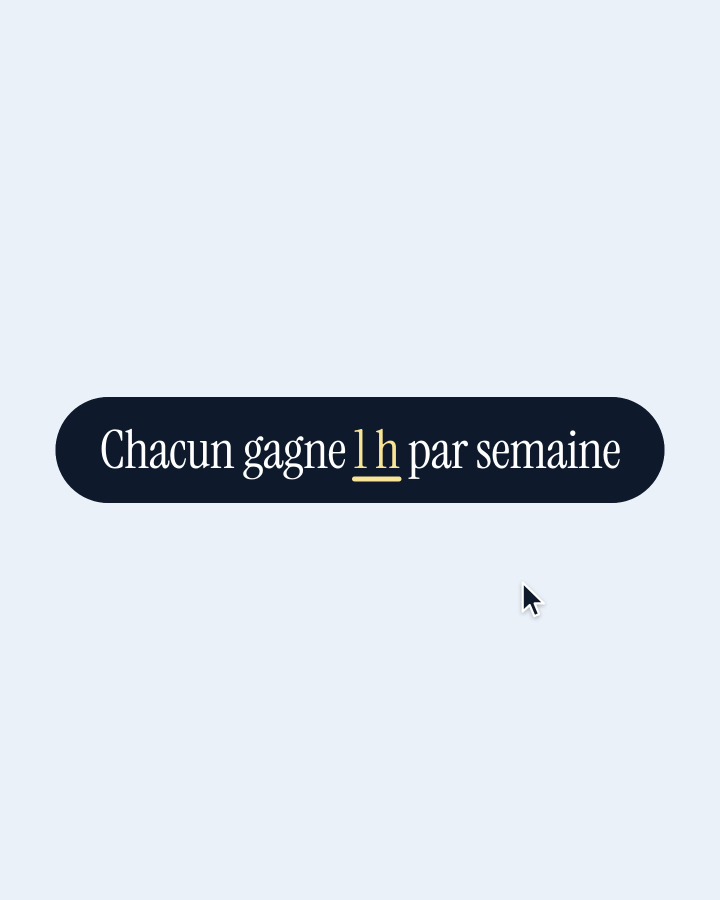
#> input picture films/etapes/2026-10-15_film-dirigeants_image-1-ouverture.jpg, 1440 x 1800 px (shown at 1/2 size); its folder holds 2 pictures in this run
$ python zone.py ../films/etapes
#> lines starting #> are read from the running program, lines starting #| are printed output that depends on the picture; after the words box and inside, x2 and y2 are one past the last pixel; in counts of white or black regions, pixels touching at a corner belong together
"""Contrôle de zone utile : signale tout pixel marqué hors de la zone utile Meta.
Usage: python3 -I zone.py dossier_images
"""
import sys, os
from PIL import Image
import numpy as np
TOP, BOTTOM, LEFT, RIGHT = 270, 1920 - 670, 110, 1080 - 110
bad = 0
for name in sorted(os.listdir(sys.argv[1])):
    if not name.endswith(('.jpg', '.png')):
        continue
    im = np.asarray(Image.open(os.path.join(sys.argv[1], name)).convert('RGB')).astype(int)
    h, w, _ = im.shape
#> h = 1800; w = 1440
    # couleur de fond = couleur la plus fréquente sur les bords
    border = np.concatenate([im[0], im[-1], im[:, 0], im[:, -1]])
    vals, counts = np.unique(border, axis=0, return_counts=True)
#> vals = [[234, 241, 249]]; counts = [6480]
    order = counts.argsort()[::-1]
#> order = [0]
    bgs = [vals[order[0]]]
#> bgs = [[234, 241, 249]]
    if len(order) > 1 and counts[order[1]] > 0.1 * counts.sum():
        bgs.append(vals[order[1]])  # image de bascule : deux aplats
    mask = np.ones(im.shape[:2], dtype=bool)
    for bg in bgs:
        mask &= np.abs(im - bg).max(axis=2) > 80  # ignore les icônes à faible opacité (décor)
#> this loop made 1 pass
#> pass 1, `mask &= np.abs(im - bg).max(axis=2) > 80`:
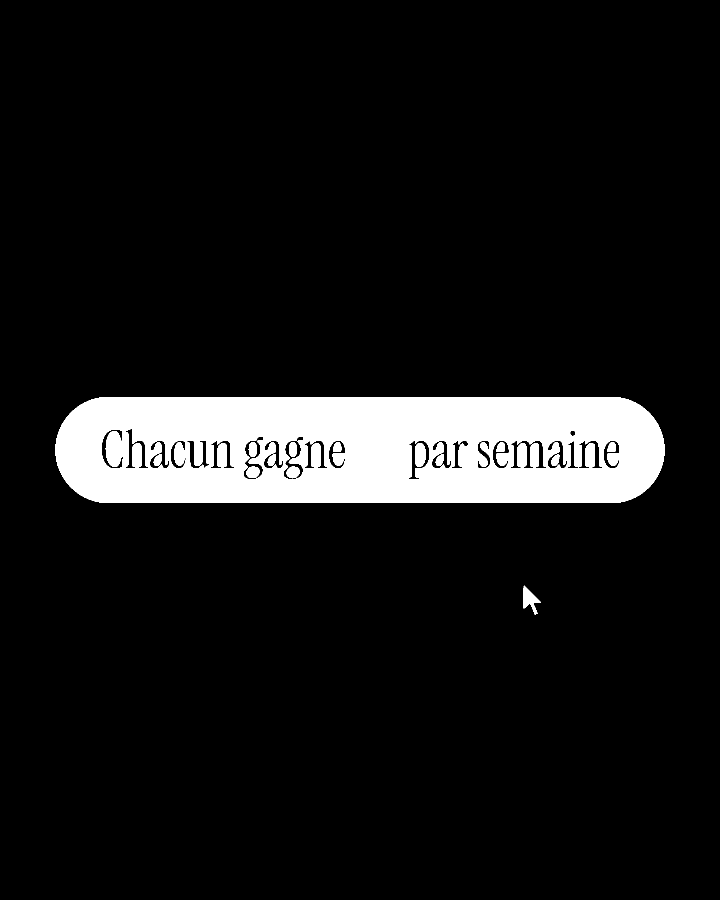
#> mask: shape (1800, 1440) bool (shown at 1/2 size); 8.9% white; 14 white regions, largest, box (x1, y1, x2, y2) and area: (111, 794, 1329, 1006) 225908, (1047, 1171, 1082, 1229) 883, (830, 886, 852, 934) 878
    ys, xs = np.nonzero(mask)
    if len(xs) == 0:
        print(f'{name}: vide'); continue
    x0, x1, y0, y1 = xs.min(), xs.max(), ys.min(), ys.max()
#> x0 = 111; x1 = 1328; y0 = 794; y1 = 1228
    out = []
    if y0 < TOP: out.append(f'haut {y0}')
    if y1 > BOTTOM: out.append(f'bas {y1}')
    if x0 < LEFT: out.append(f'gauche {x0}')
    if x1 > RIGHT: out.append(f'droite {x1}')
    if out:
        bad += 1
        print(f'{name}: HORS ZONE ({", ".join(out)}) bbox x{x0}-{x1} y{y0}-{y1}')
#| 2026-10-15_film-dirigeants_image-1-ouverture.jpg: HORS ZONE (droite 1328) bbox x111-1328 y794-1228
    else:
        print(f'{name}: ok bbox x{x0}-{x1} y{y0}-{y1}')
#> pass 2 of the loop `for name in sorted(os.listdir(sys.argv[1])):`:
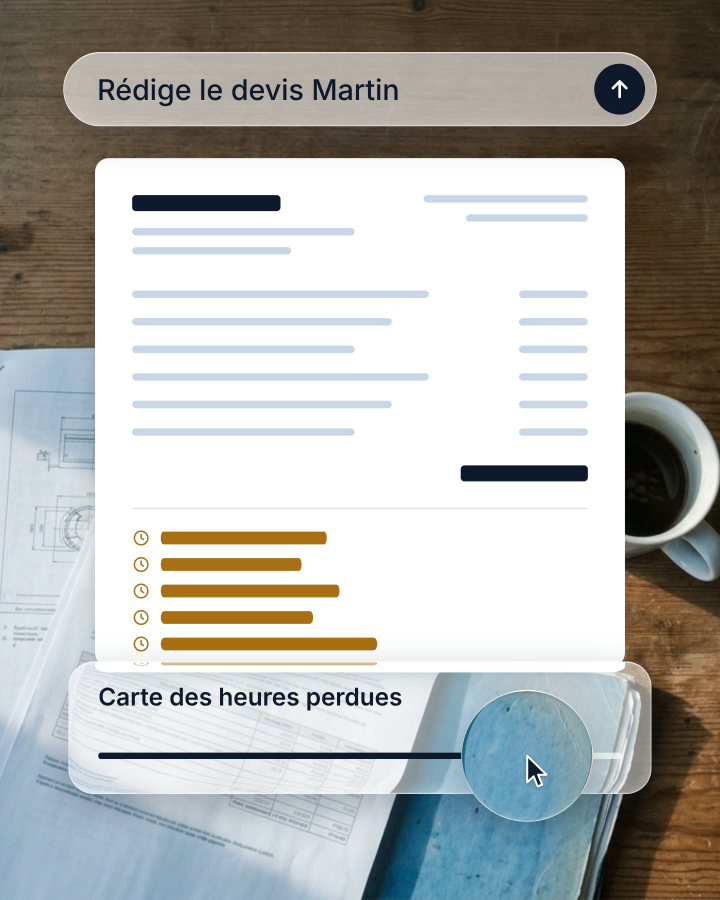
#> input picture films/etapes/2026-10-15_film-dirigeants_image-2-outil.jpg, 1440 x 1800 px (shown at 1/2 size)
#> vals = 2879 rows, first 8: [13, 23, 24], [14, 25, 27], [15, 25, 26], [16, 25, 22], [17, 26, 25], [18, 20, 15], [18, 20, 17], [18, 27, 26]; counts = 2879 values, max 31 at index 852, min 1 at index 0, mean 2.25
#> order = 2879 values, max 2878 at index 2821, min 0 at index 1216, mean 1439
#> bgs = [[212, 221, 226]]
#> the loop `for bg in bgs:` made 1 pass
#> pass 1, `mask &= np.abs(im - bg).max(axis=2) > 80`:
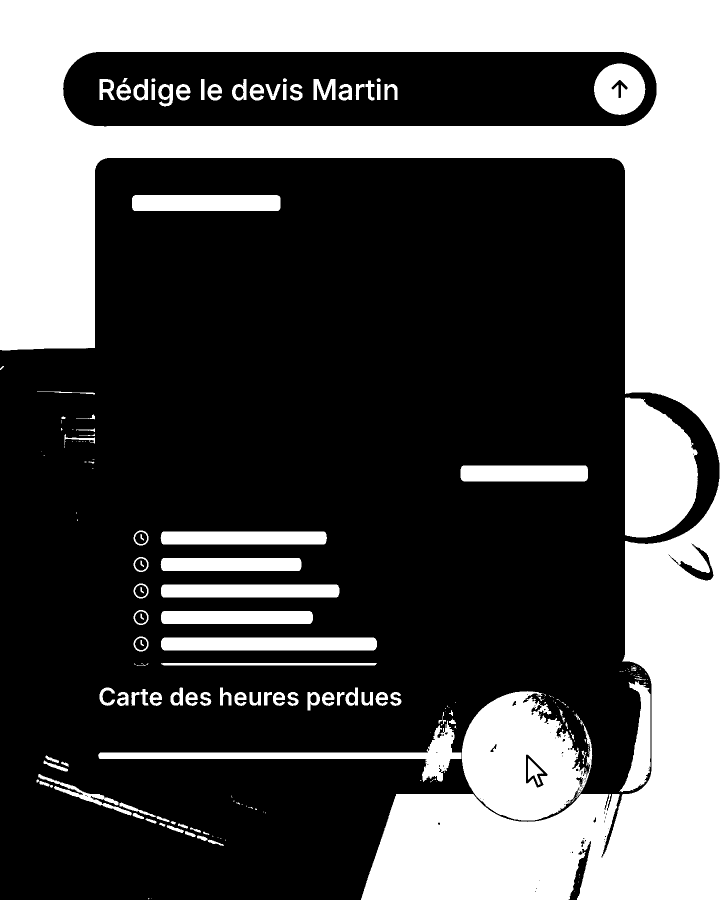
#> mask: shape (1800, 1440) bool (shown at 1/2 size); 33.4% white; 230 white regions (120 under 20 px), largest, box (x1, y1, x2, y2) and area: (0, 0, 1440, 1800) 670888, (924, 1382, 1185, 1641) 44194, (1250, 795, 1396, 1075) 32557
#> x0 = 0; x1 = 1439; y0 = 0; y1 = 1799
#| 2026-10-15_film-dirigeants_image-2-outil.jpg: HORS ZONE (haut 0, bas 1799, gauche 0, droite 1439) bbox x0-1439 y0-1799
print('images hors zone :', bad)
